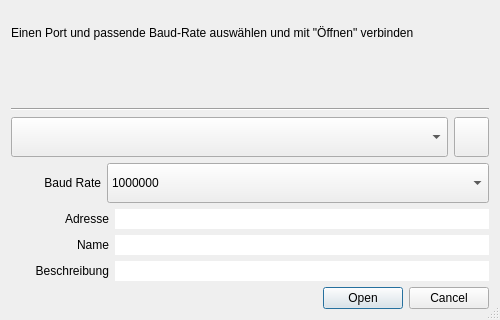
<?xml version="1.0" encoding="UTF-8"?>
<ui version="4.0">
 <class>Dialog</class>
 <widget class="QDialog" name="Dialog">
  <property name="geometry">
   <rect>
    <x>0</x>
    <y>0</y>
    <width>500</width>
    <height>320</height>
   </rect>
  </property>
  <property name="sizePolicy">
   <sizepolicy hsizetype="Fixed" vsizetype="Fixed">
    <horstretch>0</horstretch>
    <verstretch>0</verstretch>
   </sizepolicy>
  </property>
  <property name="minimumSize">
   <size>
    <width>500</width>
    <height>320</height>
   </size>
  </property>
  <property name="maximumSize">
   <size>
    <width>500</width>
    <height>320</height>
   </size>
  </property>
  <property name="windowTitle">
   <string>Verbindung herstellen</string>
  </property>
  <property name="sizeGripEnabled">
   <bool>true</bool>
  </property>
  <layout class="QGridLayout" name="gridLayout">
   <item row="8" column="0">
    <widget class="QDialogButtonBox" name="buttonBox">
     <property name="focusPolicy">
      <enum>Qt::FocusPolicy::StrongFocus</enum>
     </property>
     <property name="orientation">
      <enum>Qt::Orientation::Horizontal</enum>
     </property>
     <property name="standardButtons">
      <set>QDialogButtonBox::StandardButton::Cancel|QDialogButtonBox::StandardButton::Open</set>
     </property>
    </widget>
   </item>
   <item row="0" column="0">
    <widget class="QLabel" name="label_5">
     <property name="text">
      <string>Einen Port und passende Baud-Rate auswählen und mit &quot;Öffnen&quot; verbinden</string>
     </property>
     <property name="wordWrap">
      <bool>true</bool>
     </property>
    </widget>
   </item>
   <item row="3" column="0">
    <layout class="QVBoxLayout" name="verticalLayout">
     <property name="sizeConstraint">
      <enum>QLayout::SizeConstraint::SetFixedSize</enum>
     </property>
     <item>
      <layout class="QHBoxLayout" name="horizontalLayout">
       <property name="spacing">
        <number>-1</number>
       </property>
       <property name="sizeConstraint">
        <enum>QLayout::SizeConstraint::SetFixedSize</enum>
       </property>
       <item>
        <widget class="QComboBox" name="comboSerial">
         <property name="sizePolicy">
          <sizepolicy hsizetype="Expanding" vsizetype="Minimum">
           <horstretch>0</horstretch>
           <verstretch>0</verstretch>
          </sizepolicy>
         </property>
         <property name="minimumSize">
          <size>
           <width>300</width>
           <height>40</height>
          </size>
         </property>
         <property name="maximumSize">
          <size>
           <width>16777215</width>
           <height>60</height>
          </size>
         </property>
         <property name="baseSize">
          <size>
           <width>0</width>
           <height>0</height>
          </size>
         </property>
         <property name="toolTip">
          <string>&lt;html&gt;&lt;head/&gt;&lt;body&gt;&lt;p&gt;Kommunikation mit dem Arduino erfolgt über die serielle Schnittstelle. &lt;/p&gt;&lt;p&gt;Wenn Arduino nicht erkannt wird, die Verbindung prüfen und evtl. Treiber installieren.&lt;/p&gt;&lt;/body&gt;&lt;/html&gt;</string>
         </property>
         <property name="placeholderText">
          <string>Bitte Seriellen Port auswählen</string>
         </property>
         <property name="frame">
          <bool>true</bool>
         </property>
        </widget>
       </item>
       <item>
        <widget class="QPushButton" name="buttonRefreshSerial">
         <property name="sizePolicy">
          <sizepolicy hsizetype="Minimum" vsizetype="Minimum">
           <horstretch>0</horstretch>
           <verstretch>0</verstretch>
          </sizepolicy>
         </property>
         <property name="minimumSize">
          <size>
           <width>0</width>
           <height>40</height>
          </size>
         </property>
         <property name="maximumSize">
          <size>
           <width>35</width>
           <height>40</height>
          </size>
         </property>
         <property name="toolTip">
          <string>Die Liste der Ports aktualisieren</string>
         </property>
         <property name="text">
          <string/>
         </property>
         <property name="icon">
          <iconset theme="QIcon::ThemeIcon::ViewRefresh"/>
         </property>
        </widget>
       </item>
      </layout>
     </item>
     <item>
      <layout class="QHBoxLayout" name="horizontalLayout_3">
       <property name="sizeConstraint">
        <enum>QLayout::SizeConstraint::SetFixedSize</enum>
       </property>
       <item>
        <widget class="QLabel" name="label_4">
         <property name="sizePolicy">
          <sizepolicy hsizetype="Preferred" vsizetype="Minimum">
           <horstretch>0</horstretch>
           <verstretch>0</verstretch>
          </sizepolicy>
         </property>
         <property name="minimumSize">
          <size>
           <width>90</width>
           <height>20</height>
          </size>
         </property>
         <property name="text">
          <string>Baud Rate</string>
         </property>
         <property name="alignment">
          <set>Qt::AlignmentFlag::AlignRight|Qt::AlignmentFlag::AlignTrailing|Qt::AlignmentFlag::AlignVCenter</set>
         </property>
        </widget>
       </item>
       <item>
        <widget class="QComboBox" name="comboBox">
         <property name="sizePolicy">
          <sizepolicy hsizetype="Expanding" vsizetype="Minimum">
           <horstretch>0</horstretch>
           <verstretch>0</verstretch>
          </sizepolicy>
         </property>
         <property name="minimumSize">
          <size>
           <width>0</width>
           <height>40</height>
          </size>
         </property>
         <property name="currentIndex">
          <number>12</number>
         </property>
         <item>
          <property name="text">
           <string>2400</string>
          </property>
         </item>
         <item>
          <property name="text">
           <string>4800</string>
          </property>
         </item>
         <item>
          <property name="text">
           <string>9600</string>
          </property>
         </item>
         <item>
          <property name="text">
           <string>14400</string>
          </property>
         </item>
         <item>
          <property name="text">
           <string>19200</string>
          </property>
         </item>
         <item>
          <property name="text">
           <string>38400</string>
          </property>
         </item>
         <item>
          <property name="text">
           <string>57600</string>
          </property>
         </item>
         <item>
          <property name="text">
           <string>115200</string>
          </property>
         </item>
         <item>
          <property name="text">
           <string>230400</string>
          </property>
         </item>
         <item>
          <property name="text">
           <string>460800</string>
          </property>
         </item>
         <item>
          <property name="text">
           <string>500000</string>
          </property>
         </item>
         <item>
          <property name="text">
           <string>921600</string>
          </property>
         </item>
         <item>
          <property name="text">
           <string>1000000</string>
          </property>
         </item>
         <item>
          <property name="text">
           <string>2000000</string>
          </property>
         </item>
        </widget>
       </item>
      </layout>
     </item>
    </layout>
   </item>
   <item row="2" column="0">
    <widget class="Line" name="line">
     <property name="orientation">
      <enum>Qt::Orientation::Horizontal</enum>
     </property>
    </widget>
   </item>
   <item row="5" column="0">
    <layout class="QFormLayout" name="formLayout">
     <property name="sizeConstraint">
      <enum>QLayout::SizeConstraint::SetDefaultConstraint</enum>
     </property>
     <property name="fieldGrowthPolicy">
      <enum>QFormLayout::FieldGrowthPolicy::ExpandingFieldsGrow</enum>
     </property>
     <property name="leftMargin">
      <number>8</number>
     </property>
     <item row="0" column="0">
      <widget class="QLabel" name="label">
       <property name="minimumSize">
        <size>
         <width>90</width>
         <height>0</height>
        </size>
       </property>
       <property name="text">
        <string>Adresse</string>
       </property>
       <property name="alignment">
        <set>Qt::AlignmentFlag::AlignRight|Qt::AlignmentFlag::AlignTrailing|Qt::AlignmentFlag::AlignVCenter</set>
       </property>
      </widget>
     </item>
     <item row="0" column="1">
      <widget class="QLineEdit" name="device_address">
       <property name="enabled">
        <bool>true</bool>
       </property>
       <property name="sizePolicy">
        <sizepolicy hsizetype="Expanding" vsizetype="Fixed">
         <horstretch>0</horstretch>
         <verstretch>0</verstretch>
        </sizepolicy>
       </property>
       <property name="cursor">
        <cursorShape>ArrowCursor</cursorShape>
       </property>
       <property name="mouseTracking">
        <bool>false</bool>
       </property>
       <property name="contextMenuPolicy">
        <enum>Qt::ContextMenuPolicy::NoContextMenu</enum>
       </property>
       <property name="autoFillBackground">
        <bool>false</bool>
       </property>
       <property name="text">
        <string notr="true"/>
       </property>
       <property name="frame">
        <bool>false</bool>
       </property>
       <property name="readOnly">
        <bool>true</bool>
       </property>
      </widget>
     </item>
     <item row="1" column="0">
      <widget class="QLabel" name="label_2">
       <property name="minimumSize">
        <size>
         <width>90</width>
         <height>0</height>
        </size>
       </property>
       <property name="text">
        <string>Name</string>
       </property>
       <property name="alignment">
        <set>Qt::AlignmentFlag::AlignRight|Qt::AlignmentFlag::AlignTrailing|Qt::AlignmentFlag::AlignVCenter</set>
       </property>
      </widget>
     </item>
     <item row="1" column="1">
      <widget class="QLineEdit" name="device_name">
       <property name="enabled">
        <bool>true</bool>
       </property>
       <property name="cursor">
        <cursorShape>ArrowCursor</cursorShape>
       </property>
       <property name="frame">
        <bool>false</bool>
       </property>
       <property name="readOnly">
        <bool>true</bool>
       </property>
      </widget>
     </item>
     <item row="2" column="0">
      <widget class="QLabel" name="label_3">
       <property name="minimumSize">
        <size>
         <width>90</width>
         <height>0</height>
        </size>
       </property>
       <property name="text">
        <string>Beschreibung</string>
       </property>
       <property name="alignment">
        <set>Qt::AlignmentFlag::AlignRight|Qt::AlignmentFlag::AlignTrailing|Qt::AlignmentFlag::AlignVCenter</set>
       </property>
      </widget>
     </item>
     <item row="2" column="1">
      <widget class="QLineEdit" name="device_desc">
       <property name="enabled">
        <bool>true</bool>
       </property>
       <property name="cursor">
        <cursorShape>ArrowCursor</cursorShape>
       </property>
       <property name="frame">
        <bool>false</bool>
       </property>
       <property name="readOnly">
        <bool>true</bool>
       </property>
       <property name="placeholderText">
        <string/>
       </property>
      </widget>
     </item>
    </layout>
   </item>
   <item row="1" column="0">
    <widget class="QLabel" name="status_msg">
     <property name="minimumSize">
      <size>
       <width>0</width>
       <height>30</height>
      </size>
     </property>
     <property name="text">
      <string/>
     </property>
     <property name="wordWrap">
      <bool>true</bool>
     </property>
    </widget>
   </item>
  </layout>
 </widget>
 <resources/>
 <connections>
  <connection>
   <sender>buttonBox</sender>
   <signal>rejected()</signal>
   <receiver>Dialog</receiver>
   <slot>reject()</slot>
   <hints>
    <hint type="sourcelabel">
     <x>310</x>
     <y>207</y>
    </hint>
    <hint type="destinationlabel">
     <x>286</x>
     <y>188</y>
    </hint>
   </hints>
  </connection>
  <connection>
   <sender>buttonBox</sender>
   <signal>accepted()</signal>
   <receiver>Dialog</receiver>
   <slot>accept()</slot>
   <hints>
    <hint type="sourcelabel">
     <x>333</x>
     <y>204</y>
    </hint>
    <hint type="destinationlabel">
     <x>358</x>
     <y>163</y>
    </hint>
   </hints>
  </connection>
 </connections>
</ui>
